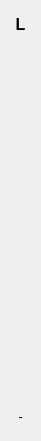
  <widget class="QWidget" name="verticalLayoutWidget_13">
   <property name="geometry">
    <rect>
     <x>1210</x>
     <y>80</y>
     <width>41</width>
     <height>441</height>
    </rect>
   </property>
   <layout class="QVBoxLayout" name="verticalLayout_22">
    <item>
     <widget class="QLabel" name="label_col_l">
      <property name="font">
       <font>
        <pointsize>12</pointsize>
        <weight>75</weight>
        <bold>true</bold>
       </font>
      </property>
      <property name="text">
       <string>L</string>
      </property>
      <property name="alignment">
       <set>Qt::AlignCenter</set>
      </property>
     </widget>
    </item>
    <item>
     <widget class="QLabel" name="label_al">
      <property name="text">
       <string/>
      </property>
      <property name="alignment">
       <set>Qt::AlignCenter</set>
      </property>
     </widget>
    </item>
    <item>
     <widget class="QLabel" name="label_bl">
      <property name="text">
       <string/>
      </property>
      <property name="alignment">
       <set>Qt::AlignCenter</set>
      </property>
     </widget>
    </item>
    <item>
     <widget class="QLabel" name="label_cl">
      <property name="text">
       <string/>
      </property>
      <property name="alignment">
       <set>Qt::AlignCenter</set>
      </property>
     </widget>
    </item>
    <item>
     <widget class="QLabel" name="label_dl">
      <property name="text">
       <string/>
      </property>
      <property name="alignment">
       <set>Qt::AlignCenter</set>
      </property>
     </widget>
    </item>
    <item>
     <widget class="QLabel" name="label_el">
      <property name="text">
       <string/>
      </property>
      <property name="alignment">
       <set>Qt::AlignCenter</set>
      </property>
     </widget>
    </item>
    <item>
     <widget class="QLabel" name="label_fl">
      <property name="text">
       <string/>
      </property>
      <property name="alignment">
       <set>Qt::AlignCenter</set>
      </property>
     </widget>
    </item>
    <item>
     <widget class="QLabel" name="label_gl">
      <property name="text">
       <string/>
      </property>
      <property name="alignment">
       <set>Qt::AlignCenter</set>
      </property>
     </widget>
    </item>
    <item>
     <widget class="QLabel" name="label_hl">
      <property name="text">
       <string/>
      </property>
      <property name="alignment">
       <set>Qt::AlignCenter</set>
      </property>
     </widget>
    </item>
    <item>
     <widget class="QLabel" name="label_il">
      <property name="text">
       <string/>
      </property>
      <property name="alignment">
       <set>Qt::AlignCenter</set>
      </property>
     </widget>
    </item>
    <item>
     <widget class="QLabel" name="label_jl">
      <property name="text">
       <string/>
      </property>
      <property name="alignment">
       <set>Qt::AlignCenter</set>
      </property>
     </widget>
    </item>
    <item>
     <widget class="QLabel" name="label_kl">
      <property name="text">
       <string/>
      </property>
      <property name="alignment">
       <set>Qt::AlignCenter</set>
      </property>
     </widget>
    </item>
    <item>
     <widget class="QLabel" name="label_ll">
      <property name="text">
       <string>-</string>
      </property>
      <property name="alignment">
       <set>Qt::AlignCenter</set>
      </property>
     </widget>
    </item>
   </layout>
  </widget>
